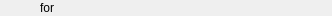
<?xml version="1.0" encoding="UTF-8"?>
<ui version="4.0">
 <class>DurationPickerWidget</class>
 <widget class="QWidget" name="DurationPickerWidget">
  <property name="geometry">
   <rect>
    <x>0</x>
    <y>0</y>
    <width>332</width>
    <height>16</height>
   </rect>
  </property>
  <property name="windowTitle">
   <string>Form</string>
  </property>
  <layout class="QHBoxLayout" name="horizontalLayout" stretch="1,5">
   <property name="spacing">
    <number>8</number>
   </property>
   <property name="leftMargin">
    <number>0</number>
   </property>
   <property name="topMargin">
    <number>0</number>
   </property>
   <property name="rightMargin">
    <number>0</number>
   </property>
   <property name="bottomMargin">
    <number>0</number>
   </property>
   <item>
    <widget class="QnElidedLabel" name="label">
     <property name="sizePolicy">
      <sizepolicy hsizetype="Ignored" vsizetype="Preferred">
       <horstretch>0</horstretch>
       <verstretch>0</verstretch>
      </sizepolicy>
     </property>
     <property name="text">
      <string>for</string>
     </property>
     <property name="alignment">
      <set>Qt::AlignRight|Qt::AlignTrailing|Qt::AlignVCenter</set>
     </property>
     <property name="wordWrap">
      <bool>true</bool>
     </property>
    </widget>
   </item>
   <item>
    <widget class="nx::vms::client::desktop::TimeDurationWidget" name="timeDurationWidget" native="true"/>
   </item>
  </layout>
 </widget>
 <customwidgets>
  <customwidget>
   <class>QnElidedLabel</class>
   <extends>QLabel</extends>
   <header location="global">ui/widgets/common/elided_label.h</header>
  </customwidget>
  <customwidget>
   <class>nx::vms::client::desktop::TimeDurationWidget</class>
   <extends>QWidget</extends>
   <header location="global">ui/widgets/business/time_duration_widget.h</header>
   <container>1</container>
  </customwidget>
 </customwidgets>
 <resources/>
 <connections/>
</ui>
